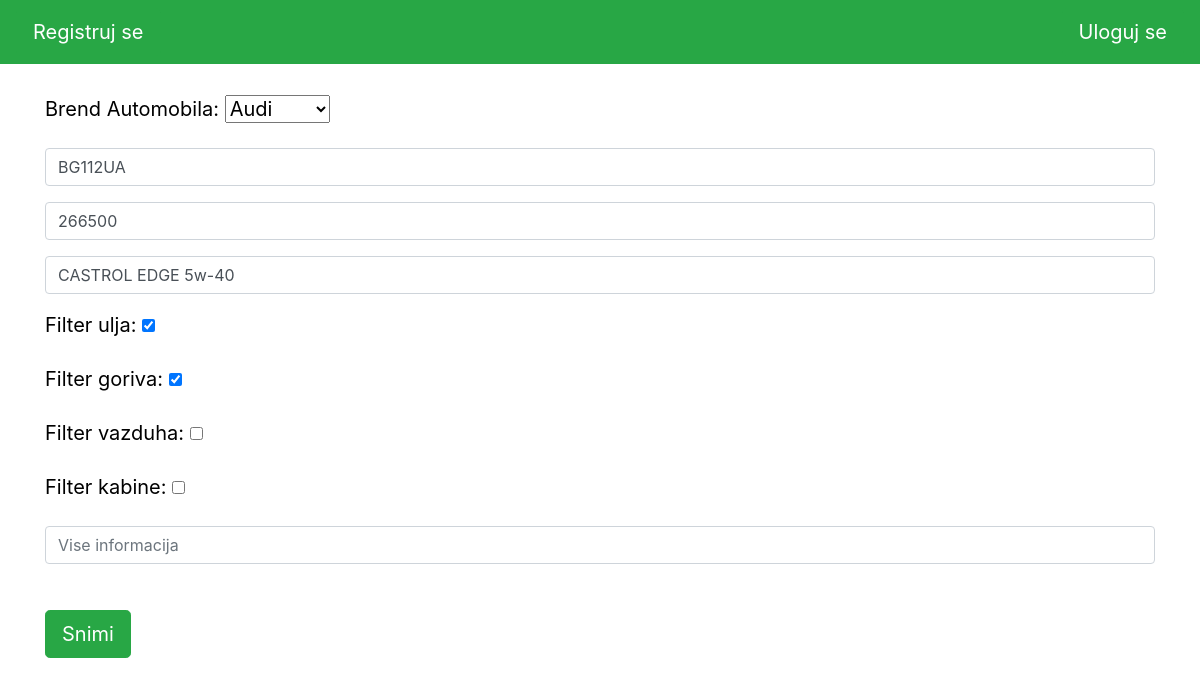
Page /1/update/ on the committed database.
### app/models.py (models this page shows, shortened)
class MaliServis(models.Model):
	user = models.ForeignKey(User, on_delete=models.CASCADE)
	ms_automobila = models.ForeignKey('Automobil', on_delete=models.CASCADE)
	tablica = models.CharField(max_length=10, blank=True, null=True)
	kilometraza = models.IntegerField()
	ulje = models.CharField(max_length=30)
	filter_ulja = models.BooleanField()
	filter_goriva = models.BooleanField()
	filter_vazduha = models.BooleanField()
	filter_kabine = models.BooleanField()
	info = models.TextField(max_length=1000, blank=True, null=True)
	date = models.DateTimeField(default=datetime.now, null=True)
	class Meta:
		ordering = ['-date']

### app/views.py (the view)
# urls.py: path('<pk>/update/', views.update, name='update'),
def update(request, pk):
	mali_servis = MaliServis.objects.get(pk=pk)
	form = MaliServisForm(instance=mali_servis)
	if request.method == 'POST':
		form = MaliServisForm(request.POST, instance=mali_servis)
		if form.is_valid():
			form.save()
			return redirect('index')
	return render(request, 'update.html', {'mali_servis':mali_servis, 'form':form})

### app/forms.py
class MaliServisForm(forms.ModelForm):
	class Meta:
		model = MaliServis
		fields = (
			'user',
			'ms_automobila',
			'tablica',
			'kilometraza',
			'ulje',
			'filter_ulja',
			'filter_goriva',
			'filter_vazduha',
			'filter_kabine',
			'info')
		labels = {
			'ms_automobila':'Brend Automobila',
			'tablica':'',
			'kilometraza':'',
			'ulje':'',
			'info':''}
		widgets = {
			'user':forms.TextInput(attrs={'class': 'form-control', 'value':'', 'id':'admin', 'type':'hidden'}),
			'tablica':forms.TextInput(attrs={'class':'form-control', 'placeholder':'Tablica'}),
			'kilometraza':forms.TextInput(attrs={'class':'form-control', 'placeholder':'Kilometraza'}),
			'ulje':forms.TextInput(attrs={'class':'form-control', 'placeholder':'Ulje'}),
			'info':forms.TextInput(attrs={'class':'form-control', 'placeholder':'Vise informacija'}),
		}

### app/models.py (called while the page is built)
	def __str__(self):
		return f'{self.marka}'

### app/templates/update.html (shortened to what this page needs)
{% extends 'base.html' %}
{% if user.is_authenticated %}
{% block content %}
	<div class="container">
		<form method="POST">
			{{ form.as_p }}
			<br>
			<input type="submit" value="Snimi" name="" class="btn btn-success btn-lg">
		</form>
	</div>
{% endblock %}
{% endif %}

### app/templates/base.html (style rules this page uses)
body { background-color: white; font-size: 20px; color: black; text-align: left; }

### rows in the picture
MaliServis: ms_automobila "Audi", tablica "BG112UA", kilometraza "266500", ulje "CASTROL EDGE 5w-40", filter_ulja "☑", filter_goriva "☑"
